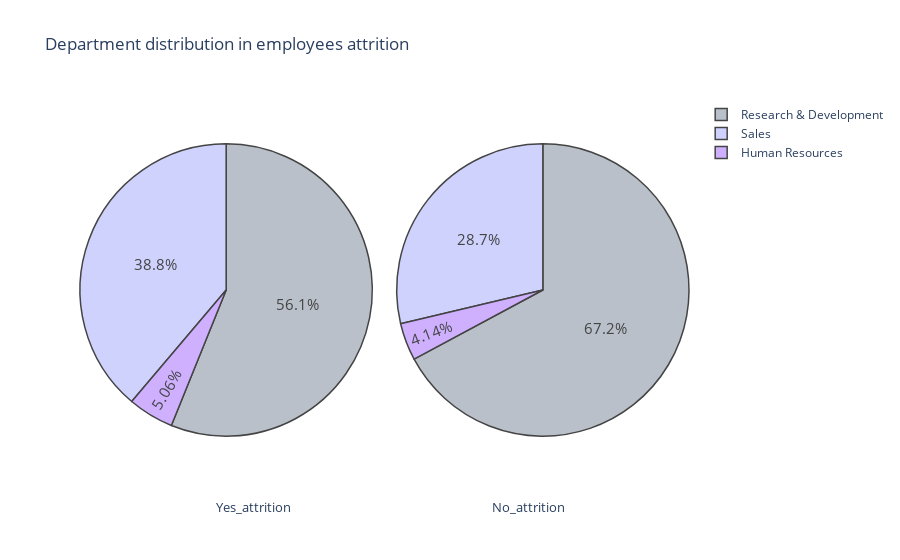
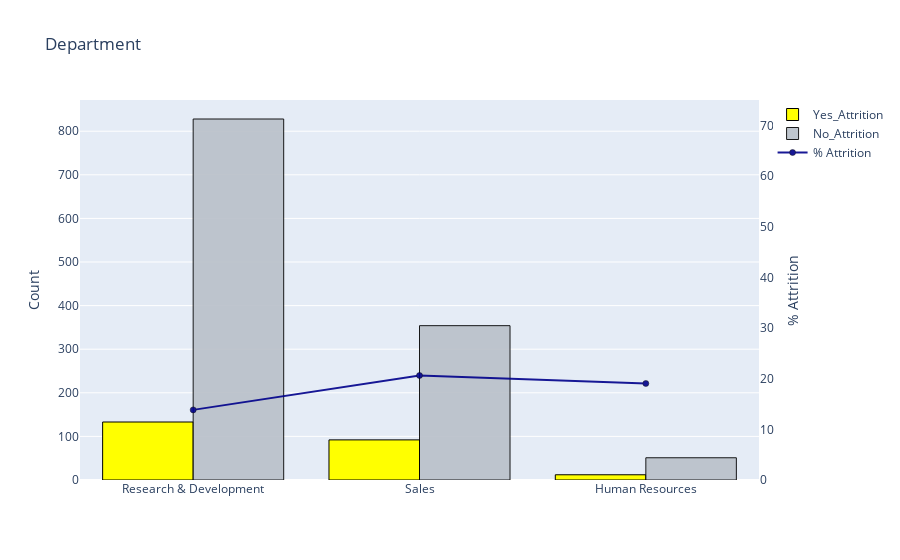

Here is the notebook cell these charts were saved with, in order:
### Markdown cell above
<img src="https://www.incimages.com/uploaded_files/image/1920x1080/getty_528923038_200012602000928067_332884.jpg" width="900" height="500" />

### Code cell
plot_pie('Department') 
barplot('Department',True)

### Figure 1 — Plotly figure (JSON) as saved in the notebook; plotly's stock layout.template omitted (floating-point values rounded to 4 significant figures)
{"data": [{"domain": {"x": [0, 0.48]}, "hoverinfo": "label+percent+name", "labels": ["Research & Development", "Sales", "Human Resources"], "marker": {"colors": ["#B9C0C9", "#CED2FD", "#ceb0ff", "lightskyblue", "lightgrey", "#EAB9FC", "cyan", "#DDC8FE"], "line": {"width": 1.5}}, "name": "attrition employes", "textfont": {"size": 15}, "type": "pie", "values": [133, 92, 12]}, {"domain": {"x": [0.52, 1]}, "hoverinfo": "label+percent+name", "labels": ["Research & Development", "Sales", "Human Resources"], "marker": {"colors": ["#B9C0C9", "#CED2FD", "#ceb0ff", "lightskyblue", "lightgrey", "#EAB9FC", "cyan", "#DDC8FE"], "line": {"width": 1.5}}, "name": "Non attrition employes", "textfont": {"size": 15}, "type": "pie", "values": [828, 354, 51]}], "layout": {"annotations": [{"font": {"size": 13}, "showarrow": false, "text": "Yes_attrition", "x": 0.22, "y": -0.1}, {"font": {"size": 13}, "showarrow": false, "text": "No_attrition", "x": 0.8, "y": -0.1}], "title": {"text": "Department distribution in employees attrition "}}}

### Figure 2 — Plotly figure (JSON) as saved in the notebook; plotly's stock layout.template omitted (floating-point values rounded to 4 significant figures)
{"data": [{"marker": {"color": "yellow", "line": {"color": "#000000", "width": 1}}, "name": "Yes_Attrition", "type": "bar", "x": ["Research & Development", "Sales", "Human Resources"], "y": [133, 92, 12]}, {"marker": {"color": "#B9C0C9", "line": {"color": "#000000", "width": 1}}, "name": "No_Attrition", "opacity": 0.9, "type": "bar", "x": ["Research & Development", "Sales", "Human Resources"], "y": [828, 354, 51]}, {"marker": {"color": "darkblue", "line": {"color": "#000000", "width": 0.5}}, "name": "% Attrition", "opacity": 0.9, "type": "scatter", "x": ["Research & Development", "Sales", "Human Resources"], "y": [13.84, 20.63, 19.05], "yaxis": "y2"}], "layout": {"title": {"text": "Department"}, "yaxis": {"title": {"text": "Count"}}, "yaxis2": {"anchor": "x", "overlaying": "y", "range": [0, 75], "showgrid": false, "side": "right", "title": {"text": "% Attrition"}, "zeroline": false}}}
